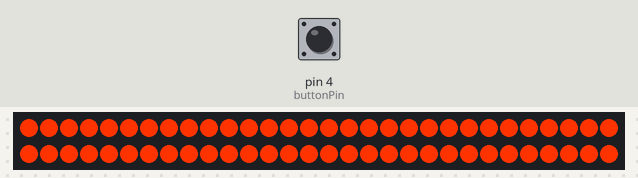
Recording of a sketch running on a simulated Arduino Uno, built with avr-gcc and run on an emulated ATmega328P. On the bench: 60 RGB LEDs in strip order, left to right, continuing on the next row. The test bench sets the inputs (shaded band); at power-on: pin 4 (buttonPin) HIGH.

Above: at 1.2 s.
1.3 s: pin 4 (buttonPin) pulled LOW for 0.2 s
At 1.56 s:
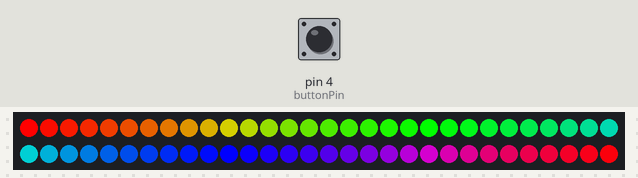
At 2.19 s:
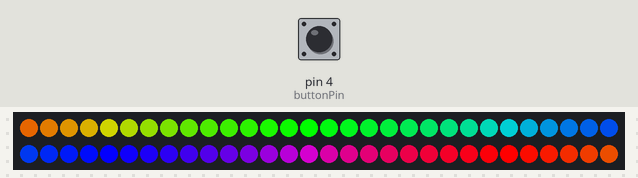
Timing chart, 0 to 4.3 s (numbered marks = the images above; inputs shaded):
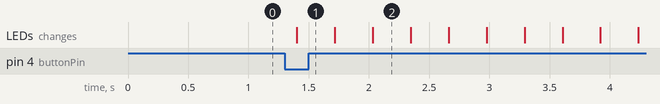

Measured:
- after the input at 1.3 s, the LEDs: change after 0.10 s (image 1)

The sketch:

TrinketTest.ino
```cpp
#include <Adafruit_NeoPixel.h>
#ifdef __AVR__
  #include <avr/power.h>
#endif

#define PIN 6

// Parameter 1 = number of pixels in strip
// Parameter 2 = pin number (most are valid)
// Parameter 3 = pixel type flags, add together as needed:
//   NEO_KHZ800  800 KHz bitstream (most NeoPixel products w/WS2812 LEDs)
//   NEO_KHZ400  400 KHz (classic 'v1' (not v2) FLORA pixels, WS2811 drivers)
//   NEO_GRB     Pixels are wired for GRB bitstream (most NeoPixel products)
//   NEO_RGB     Pixels are wired for RGB bitstream (v1 FLORA pixels, not v2)

Adafruit_NeoPixel strip = Adafruit_NeoPixel(60, PIN, NEO_GRB + NEO_KHZ800);

const int buttonPin = 4; // Switch pin
int buttonState = 0;

void setup() {

   // This is for Trinket 5V 16MHz, you can remove these three lines if you are not using a Trinket
  #if defined (__AVR_ATtiny85__)
    if (F_CPU == 16000000) clock_prescale_set(clock_div_1);
  #endif
  // End of trinket special code

  pinMode(buttonPin, INPUT_PULLUP);

  strip.begin();
  strip.show(); // Initialize all pixels to 'off'

}

void loop() {

  buttonState = digitalRead(buttonPin); //read how the switch is set

  if (buttonState == HIGH) { // If switch is right
    strip.show();
  colorWipe(strip.Color(255, 51, 0), 0); // Orange

  } else { // If switch is left

  rainbowCycle(20);
  }
}

// Fill the dots one after the other with a color
void colorWipe(uint32_t c, uint8_t wait) {
  for(uint16_t i=0; i<strip.numPixels(); i++) {
    strip.setPixelColor(i, c);
    strip.show();
    delay(wait);
  }
}

// Rainbow life
void rainbowCycle(uint8_t wait) {
  uint16_t i, j;

  for(j=0; j<256*5; j++) { // 5 cycles of all colors on wheel
    for(i=0; i< strip.numPixels(); i++) {
      strip.setPixelColor(i, Wheel(((i * 256 / strip.numPixels()) + j) & 255));
    }
    strip.show();
    delay(wait);
  }
}

// Input a value 0 to 255 to get a color value.
// The colours are a transition r - g - b - back to r.
uint32_t Wheel(byte WheelPos) {
  WheelPos = 255 - WheelPos;
  if(WheelPos < 85) {
    return strip.Color(255 - WheelPos * 3, 0, WheelPos * 3);
  }
  if(WheelPos < 170) {
    WheelPos -= 85;
    return strip.Color(0, WheelPos * 3, 255 - WheelPos * 3);
  }
  WheelPos -= 170;
  return strip.Color(WheelPos * 3, 255 - WheelPos * 3, 0);
}
```
